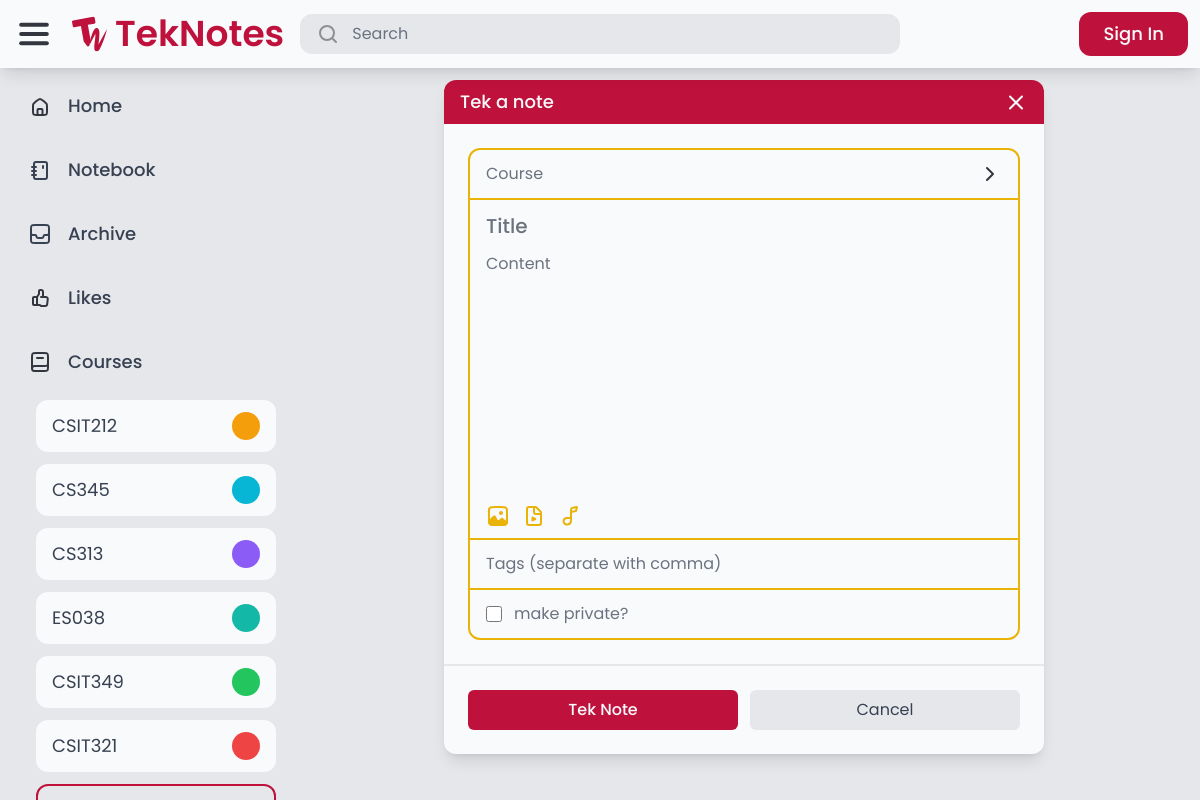
Page /notes/tek_a_note/ on the committed database.
### course/models.py (models this page shows)
class Course(models.Model):
    COLORS = [
        ('red-500', 'Red'),
        ('orange-500', 'Orange'),
        ('amber-500', 'Amber'),
        ('lime-500', 'Lime'),
        ('green-500', 'Green'),
        ('emerald-500', 'Emerald'),
        ('teal-500', 'Teal'),
        ('cyan-500', 'Cyan'),
        ('blue-500', 'Blue'),
        ('indigo-500', 'Indigo'),
        ('violet-500', 'Violet'),
        ('purple-500', 'Purple'),
        ('fuchsia-500', 'Fuschia'),
        ('pink-500', 'Pink'),
    ]
    code = models.CharField(max_length=20)
    description = models.CharField(max_length=255)
    color = models.CharField(max_length=20, choices=COLORS, default='gray-500')
    created_by = models.ForeignKey(User, related_name='courses', on_delete=models.CASCADE)
    def __str__(self):
        return f'{self.code} - {self.description}'

### notes/views.py (the view)
# urls.py: path("tek_a_note/", views.tek_a_note, name="tek_a_note"),
def tek_a_note(request):
    if request.method == 'POST':
        form = NoteForm(request.POST)
        if form.is_valid():
            note = form.save(commit=False)
            note.created_by = request.user
            note.save()
            tag_input = request.POST.get('tags', '')
            if tag_input:
                tag_names = [tag.strip() for tag in tag_input.split(',')]
                for tag_name in tag_names:
                    if tag_name:
                        tag, created = Tag.objects.get_or_create(name=tag_name)
                        note.tags.add(tag)
            return HttpResponseRedirect('/notebook/')
    else:
        form = NoteForm()
    return render(request, 'notes/tek_a_note.html', {'form': form})

### core/context_processors.py (called while the page is built)
def courses_list(request):
    return {
        'your_courses': Course.objects.all().distinct()
    }

### notes/templates/notes/tek_a_note.html (shortened to what this page needs)
{% extends 'core/base.html' %}
{% load static %}
{% block content %}
    <div class="flex flex-col max-w-[600px] w-full rounded-xl bg-gray-50 self-center shadow-lg">
        <div class="flex px-4 py-2 bg-rose-700 w-full justify-between items-center rounded-t-xl">
            <p class="font-medium text-gray-50 text-lg">Tek a note</p>
            <a href="javascript:history.back()"><img src="{% static 'teknotes/images/Close.svg' %}" alt="x"></a>
        </div>
        <div class="flex flex-col items-center justify-center">
            <form action="." method="post" class="flex flex-col w-full">
                <div class="flex flex-col p-6">
                    <div class="relative">
                        <div id="dropdown-button" class="flex justify-between w-full px-4 py-3 bg-gray-50 border-2 border-yellow-500 rounded-t-xl cursor-pointer">
                            <span class="text-left text-gray-500" id="selected-course">Course</span>
                            <img id="dropdown-arrow" src="{% static 'teknotes/images/arrow_right.svg' %}" alt="arrow_right">
                        </div>
                    </div>
                    <div class="flex flex-col gap-3 px-4 py-3 border-2 border-b-0 border-yellow-500 mt-[-2px]">
                        {{ form.title }}
                        {{ form.content }}
                        <div class="flex gap-3">
                            <label for="image-upload">
                                <img class="cursor-pointer" src="{% static 'teknotes/images/Image.svg' %}" alt="image">
                            </label>
                            <label for="video-upload">
                                <img class="cursor-pointer" src="{% static 'teknotes/images/Video.svg' %}" alt="video">
                            </label>
                            <label for="sound-upload">
                                <img class="cursor-pointer" src="{% static 'teknotes/images/Sound.svg' %}" alt="sound">
                            </label>
                        </div>
                    </div>
                    <div class="flex gap-3 px-4 py-3 border-2 border-yellow-500 mt-[-2px]">
                        {{ form.tags }}
                    </div>
                    <div class="flex gap-3 px-4 py-3 border-2 border-yellow-500 rounded-b-xl mt-[-2px] items-center">
                        {{ form.is_private }}
                        <p class="text-gray-500">make private?</p>
                    </div>
                </div>
                <div class="flex p-6 gap-3 w-full border-t-2 border-gray-200 items-center">
                    <button class="px-4 py-2 text-gray-50 bg-rose-700 font-medium rounded-md w-full">Tek Note</button>
                    <a href="javascript:history.back()" class="flex px-4 py-2 bg-gray-200 rounded-md w-full justify-center">
                        <p class="text-gray-700">Cancel</p>
                    </a>
                </div>
            </form>
        </div>
    </div>
{% endblock %}

### core/templates/core/base.html (shortened to what this page needs)
{% extends 'core/core.html' %}
{% load static %}
{% block body %}
    <div class="flex flex-col h-full overflow-hidden">
        <header class="flex items-center w-full p-3 gap-3 shadow-lg z-10 bg-gray-50">
            <div class="flex flex-1 items-center gap-4">
                <img class="cursor-pointer" id="menu-icon" src="{% static 'teknotes/images/Menu.svg' %}" alt="Menu">
                <a href="/" class="flex items-center gap-2">
                    <img src="{% static 'teknotes/images/TekNotes-Logo.svg' %}" alt="Logo">
                    <p id="logo-text" class="font-semibold text-rose-700 text-4xl">TekNotes</p>
                </a>
                <form action="{% url 'advanced_search:search' %}" method="get" class="flex flex-1 max-w-[600px] px-4 py-2 rounded-xl bg-gray-200 transition-all hover:bg-gray-300 gap-3 cursor-text min-w-[0px]" onclick="this.querySelector('input[name=\'query\']').focus();">
                    <img src="{% static 'teknotes/images/Search.svg' %}" alt="Search">
                    <input name="query" class="placeholder-gray-500 w-full text-gray-700 bg-transparent border-none focus:outline-none min-w-[0px]" type="text" value="{{ query }}" placeholder="Search">
                </form>
            </div>
            <div class="flex items-center gap-4 h-full">
                {% if request.user.is_authenticated %}
                    <a href="{% url 'notes:tek_a_note' %}" class="flex bg-rose-700 rounded-xl gap-4 px-4 py-2 transition-all hover:shadow-lg">
                        <img src="{% static 'teknotes/images/Edit.svg' %}" alt="Edit">
                        <p class="new-note-text text-gray-50 font-medium text-lg">Tek a Note</p>
                    </a>
                    <div class="flex h-full">
                        <a href="{% url 'auth:logout' %}" class="transition-all flex gap-4 px-4 py-2 rounded-l-xl bg-gray-200 hover:shadow-lg">
                            <p class="text-gray-700 text-lg">Log out</p>
                        </a>
                        <a href="{% url 'auth:profile' request.user.id %}" class="transition-all flex h-full aspect-square rounded-r-xl bg-[url('{{ request.user.profile.avatar.url }}')] bg-cover border-2 border-gray-200 hover:shadow-lg"></a>
                    </div>
                {% else %}
                    <a href="{% url 'auth:login' %}" class="flex bg-rose-700 rounded-xl gap-4 px-6 py-2 transition-all hover:shadow-lg">
                        <p class="text-gray-50 font-medium text-lg">Sign In</p>
                    </a>
                {% endif %}
            </div>
        </header>
        <main class="flex bg-gray-200 h-full overflow-hidden">
            <nav class="flex flex-col w-full max-w-72 h-full p-3 gap-3 overflow-y-auto">
                <a href="/" class="nav-elem flex rounded-xl px-4 py-3 gap-4 {% if request.path == '/' %} active-nav bg-gray-50 px-6 py-3 shadow-lg border-l-8 border-rose-700 {% endif %}">
                    <img src="{% static 'teknotes/images/Home.svg' %}" alt="Home">
                    <p class="nav-text text-lg text-gray-700 font-medium">Home</p>
                </a>
                <a href="/notebook/" class="nav-elem flex rounded-xl px-4 py-3 gap-4 {% if request.path == '/notebook/' %} active-nav bg-gray-50 px-6 py-3 shadow-lg border-l-8 border-rose-700 {% endif %}">
                    <img src="{% static 'teknotes/images/notebook.svg' %}" alt="Notebook">
                    <p class="nav-text text-lg text-gray-700 font-medium">Notebook</p>
                </a>
                <a href="/archive/" class="nav-elem flex rounded-xl px-4 py-3 gap-4 {% if request.path == '/archive/' %} active-nav bg-gray-50 px-6 py-3 shadow-lg border-l-8 border-rose-700 {% endif %}">
                    <img src="{% static 'teknotes/images/Archive.svg' %}" alt="Archive">
                    <p class="nav-text text-lg text-gray-700 font-medium">Archive</p>
                </a>
                <a href="/likes/" class="nav-elem flex rounded-xl px-4 py-3 gap-4 {% if request.path == '/likes/' %} active-nav bg-gray-50 px-6 py-3 shadow-lg border-l-8 border-rose-700 {% endif %}">
                    <img src="{% static 'teknotes/images/Likes.svg' %}" alt="Likes">
                    <p class="nav-text text-lg text-gray-700 font-medium">Likes</p>
                </a>
                <div class="nav-elem flex rounded-xl px-4 py-3 gap-4">
                    <img src="{% static 'teknotes/images/Course.svg' %}" alt="Courses">
                    <p class="nav-text text-lg text-gray-700 font-medium">Courses</p>
                </div>
                <div id="courses" class="flex flex-col pl-6 gap-3">
                    {% for course in your_courses %}
                        <a href="{% url 'advanced_search:search_by_course' course.id %}" class="group transition-all course-elem nav-elem flex rounded-xl px-4 py-3 justify-between bg-gray-50 hover:bg-{{ course.color }}">
                            <p class="course-text text-lg text-gray-700 group-hover:text-gray-50">{{ course.code }}</p>
                            <div class="rounded-full bg-{{ course.color }} group-hover:bg-gray-50 h-full min-h-7 aspect-square course-color"></div>
                        </a>
                    {% endfor %}
                    <a id="add-course" href="{% url 'course:add_a_course' %}" class="transition-all course-elem nav-elem flex rounded-xl px-4 py-3 justify-between border-2 border-rose-700 hover:bg-rose-700 text-rose-700 hover:text-gray-50 hover:font-regular">
                    </a>
                </div>
            </nav>
            <div class="flex flex-col flex-1 h-full p-3 gap-3 overflow-hidden">
                {% block content %}
                {% endblock %}
            </div>
        </main>
    </div>
{% endblock %}

### rows in the picture
Course: code "CSIT212"
Course: code "CS345"
Course: code "CS313"
Course: code "ES038"
Course: code "CSIT349"
Course: code "CSIT321"
